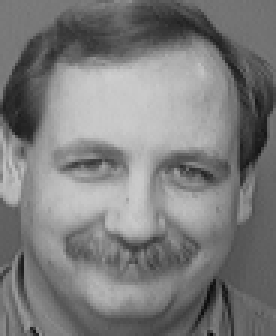
#> input picture 1 Ano/1 Semestre/MML/Cocalc/PCA e LDA/Eigenfaces/1.pgm, 92 x 112 px, found by its file name (shown 3 times larger)
$ jupyter execute --allow-errors Eigenfaces.ipynb   (shell and % lines are left out)
#> lines starting #> are read from the running program, lines starting #| are printed output that depends on the picture; pictures that were not available may be replaced by others from this repository, and a replacement may not be noted
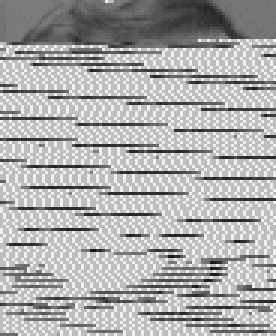
#> input picture 1 Ano/1 Semestre/MML/Cocalc/PCA e LDA/Eigenfaces/2.pgm, 92 x 112 px, found by its file name (shown 3 times larger)
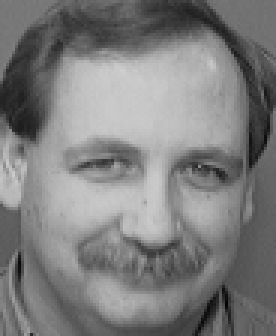
#> input picture 1 Ano/1 Semestre/MML/Cocalc/PCA e LDA/Eigenfaces/10.pgm, 92 x 112 px, given in place of 3.pgm, which was not available (shown 3 times larger)
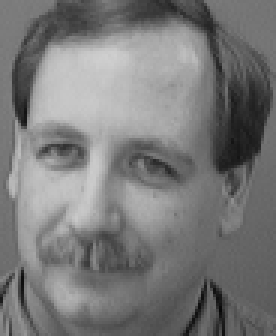
#> input picture 1 Ano/1 Semestre/MML/Cocalc/PCA e LDA/Eigenfaces/4.pgm, 92 x 112 px, found by its file name (shown 3 times larger)
[cell 1]
import numpy as np
import matplotlib.pyplot as plt
from PIL import Image

#> (a cell that did not finish here is left out)

[cell 3]
input_img = Image.open(f'4.pgm').convert('L')
#> input_img is the input picture: PIL image 92x112 L; min 7, max 207, mean 121.1
